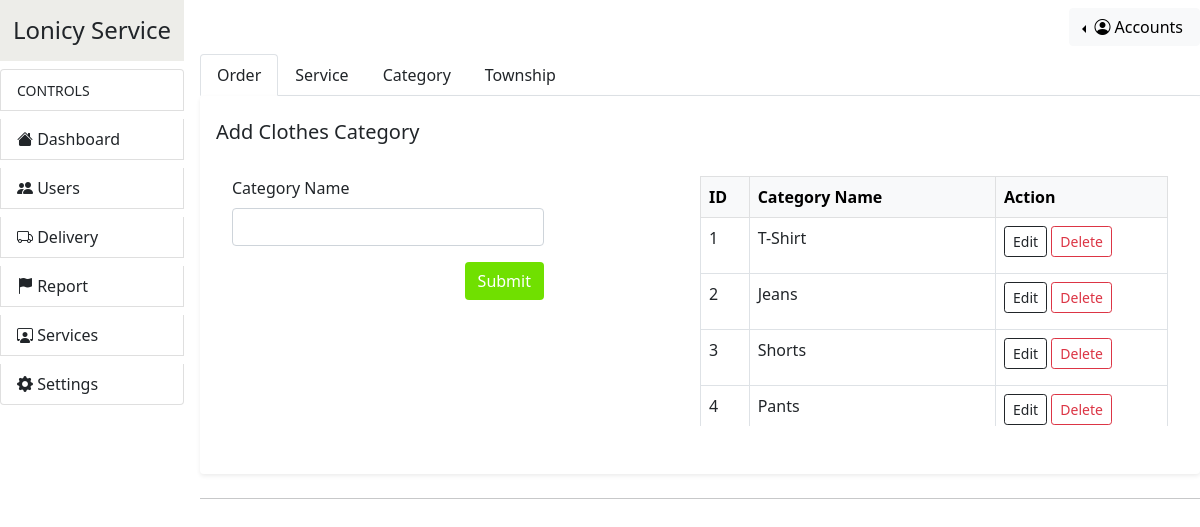
The app's page /admin/clothes_category.php (signed in) with its own data.
### tables this page shows
CREATE TABLE `clothes_category` (
  `id` int(11) NOT NULL,
  `name` varchar(100) NOT NULL
);

### admin/clothes_category.php (the view, shortened to what this page needs)
<?php
    include ('inc/conn.php');
?>
<!DOCTYPE html>
<html lang="en">
<head>
    <?php include('inc/link.php');?>
</head>
<body>
    <div class="container-fulid">
        <div class="row g-0">
            <?php include('inc/header.php');?>
            <div class="col-10">
                    <nav class="navbar navbar-expand">
                        <div class="container-fluid d-flex flex-row-reverse">
                            <div class="dropdown dropstart">
                                <button class="btn btn-light shadow-none dropdown-toggle" type="button" data-bs-toggle="dropdown" aria-expanded="false">
                                    <i class="bi bi-person-circle"></i><span class="p-1 d-none d-lg-inline">Accounts</span>
                                </button>
                            </div>
                        </div>
                    </nav>
                        <div class="col-sm-12">
                            <ul class="nav nav-tabs">
                                <li class="nav-item">
                                    <a class="nav-link active text-dark" aria-current="page" href="order.php">Order</a>
                                </li>
                                <li class="nav-item">
                                    <a class="nav-link text-dark" href="service.php">Service</a>
                                </li>
                                <li class="nav-item">
                                    <a class="nav-link text-dark" href="clothes_category.php">Category</a>
                                </li>
                                <li class="nav-item">
                                    <a class="nav-link text-dark" href="addDelivery.php">Township</a>
                                </li>
                            </ul>
                        </div>
                        <div class="card border-0 shadow-sm mb-4">
                            <div class="card-body">
                                <div class="mb-3">
                                    <h5 class="card-title m-0 mt-2">Add Clothes Category</h5>
                                </div>
                                <div class="card-body d-flex algin-items-center justify-content-between mb-3">
                                    <form class="col-4 me-4" method="POST" action="clothes_category.php">
                                        <div class="mb-3">
                                            <label class="form-label">Category Name</label>
                                            <input type="text" name="name" class="form-control shadow-none" required/>
                                        </div>
                                        <div class="d-flex justify-content-md-end">
                                            <button class="btn btn shadow-none text-white" type="submit" name="submit" style="background-color: #70e000;">Submit</button>
                                        </div>
                                    </form>
                                    <div class="col-6">
                                        <div class="table-responsive-lg" style="height: 250px; overflow-y: scroll;">
                                            <div class="table-responsive-md">
                                                    <table class="table table-bordered">
                                                        <thead class="table-light">
                                                            <tr>
                                                                <th scope="col">ID</th>
                                                                <th scope="col">Category Name</th>
                                                                <th scope="col">Action</th>
                                                            </tr>
                                                        </thead>
                                                        <?php
                                                            $query = "SELECT * FROM clothes_category";
                                                            $result = mysqli_query($connection, $query);
                                                            while($row = mysqli_fetch_array($result)){
                                                                $id = $row['id'];
                                                            ?>
                                                            <tr>
                                                                <td><?php echo $row['id']; ?></td>
                                                                <td><?php echo $row['name']; ?></td>
                                                                <td>
                                                                    <button class="btn btn-outline-dark btn-sm mb-2 shadow-none" data-bs-toggle="modal" data-bs-target="#cateditModal<?php echo $id?>">Edit</button>
                                                                    <a href='service.php?action=delete&cat_id={$catid}' class='btn btn-outline-danger btn-sm mb-2 shadow-none'>Delete</a>
                                                                </td>
                                                            </tr>
                                                        <?php
                                                            }
                                                        ?>
                                                    </table>
                                            </div>
                                        </div>
                                    </div>
                                </div>
                    </div>
                </div><hr>
            </div>
        </div>
    </div>
</body>
</html>

### records on screen
clothes_category: id "1", name "T-Shirt"
clothes_category: id "2", name "Jeans"
clothes_category: id "3", name "Shorts"
clothes_category: id "4", name "Pants"
